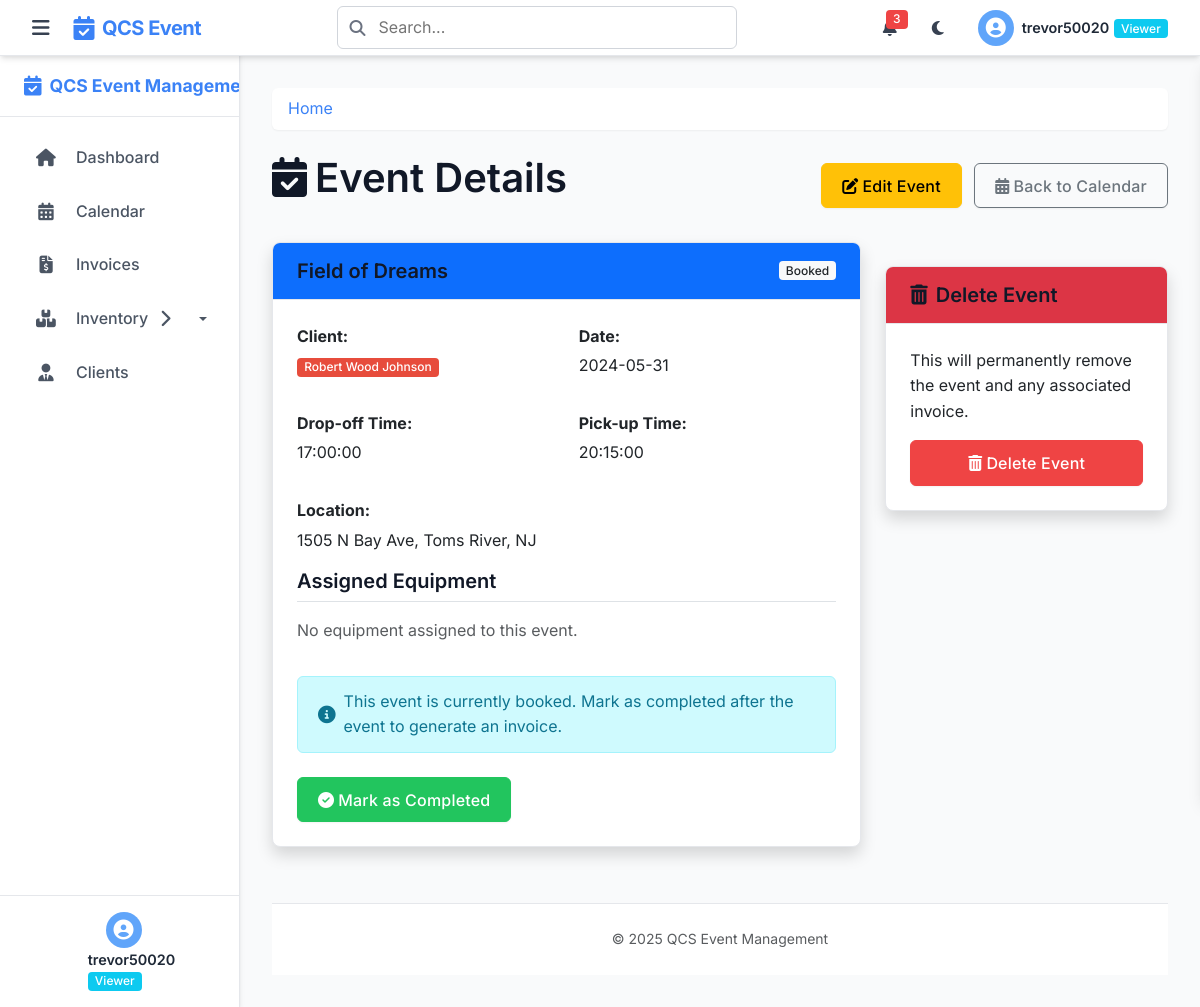
Page /calendar/events/1 (signed in) on the committed database.
### tables this page shows
CREATE TABLE events (
    event_id INTEGER PRIMARY KEY AUTOINCREMENT,
    event_name TEXT NOT NULL,
    client_id INTEGER,
    category_id INTEGER,
    template_id INTEGER,
    ics_uid TEXT UNIQUE,  -- Unique identifier for ICS events
    event_date TEXT,  -- Store as YYYY-MM-DD
    end_date TEXT,    -- For multi-day events
    drop_off_time TEXT,      -- Store as HH:MM:SS
    pickup_time TEXT,
    is_all_day INTEGER DEFAULT 0, -- 0 for false, 1 for true
    has_conflicts INTEGER DEFAULT 0, -- 0 for no conflicts, 1 for conflicts
    is_recurring INTEGER DEFAULT 0, -- 0 for one-time, 1 for recurring
    recurrence_pattern TEXT,     -- daily, weekly, monthly, yearly
    recurrence_end_date TEXT,    -- When recurring events should stop
    parent_event_id INTEGER,     -- For recurring events
    original_start_date TEXT,    -- For moved recurring instances
    manager TEXT,
    onsite_contact TEXT,
    onsite_contact_phone TEXT,
    event_location TEXT,
    location_id INTEGER,     -- Reference to locations table
    items_needed TEXT,       -- List of items needed, including kits.
    boxes_from_pi INTEGER,   -- Number of boxes to be picked up from Positive Impact.
    notes TEXT,              -- Additional Information.
    status TEXT DEFAULT 'booked' CHECK(status IN ('booked', 'confirmed', 'in_progress', 'completed', 'cancelled')),
    created_by INTEGER,
    created_at TEXT NOT NULL DEFAULT (datetime('now')),
    last_updated TEXT,
    last_updated_by INTEGER,
    FOREIGN KEY (client_id) REFERENCES clients(id),
    FOREIGN KEY (category_id) REFERENCES event_categories(id),
    FOREIGN KEY (template_id) REFERENCES event_templates(id),
    FOREIGN KEY (location_id) REFERENCES locations(id),
    FOREIGN KEY (parent_event_id) REFERENCES events(event_id),
    FOREIGN KEY (created_by) REFERENCES users(id),
    FOREIGN KEY (last_updated_by) REFERENCES users(id)
);

CREATE TABLE clients (
    id INTEGER PRIMARY KEY AUTOINCREMENT,
    name TEXT NOT NULL,
    color TEXT NOT NULL,
    contact_person TEXT,
    phone TEXT,
    email TEXT,
    address TEXT,
    city TEXT,
    state TEXT,
    zip TEXT,
    notes TEXT,
    preferences TEXT,
    created_at TEXT NOT NULL DEFAULT (datetime('now')),
    created_by INTEGER,
    FOREIGN KEY (created_by) REFERENCES users(id)
);

### blueprints/calendar_bp.py (the view)
@calendar_bp.route('/events/<int:event_id>')
@login_required
def view_event(event_id):
    db = get_db()
    event = db.execute(
        'SELECT e.*, c.name as client_name, c.color as client_color '
        'FROM events e JOIN clients c ON e.client_id = c.id '
        'WHERE e.event_id = ?',
        (event_id,)
    ).fetchone()
    if event is None:
        abort(404)
    invoice = db.execute('SELECT * FROM invoices WHERE event_id = ?', (event_id,)).fetchone()
    equipment_assignments = db.execute(
        '''SELECT ea.quantity, e.name, e.description
           FROM equipment_assignments ea
           JOIN equipment e ON ea.equipment_id = e.id
           WHERE ea.event_id = ?''',
        (event_id,)
    ).fetchall()
    return render_template('view_event.html', event=event, invoice=invoice,
                          equipment_assignments=equipment_assignments)

### helpers.py (called while the page is built)
def get_db():
    if 'db' not in g:
        g.db = sqlite3.connect(
            current_app.config['DATABASE'],
            detect_types=sqlite3.PARSE_DECLTYPES
        )
        g.db.row_factory = sqlite3.Row
    return g.db

def login_required(f):
    @wraps(f)
    def decorated_function(*args, **kwargs):
        if 'user_id' not in session:
            flash('Please log in first', 'warning')
            return redirect(url_for('login'))
        return f(*args, **kwargs)
    return decorated_function

### templates/view_event.html (shortened to what this page needs)
{% extends 'layout.html' %}
{% block content %}
<div class="d-flex justify-content-between align-items-center mb-4">
    <h1><i class="fas fa-calendar-check me-2"></i>Event Details</h1>
    <div>
        <a href="{{ url_for('calendar.edit_event', event_id=event.event_id) }}" class="btn btn-warning me-2">
            <i class="fas fa-edit me-1"></i>Edit Event
        </a>
        <a href="{{ url_for('calendar.calendar') }}" class="btn btn-outline-secondary">
            <i class="fas fa-calendar-alt me-1"></i>Back to Calendar
        </a>
    </div>
</div>
<div class="row mb-4">
    <div class="col-md-8">
        <div class="card shadow mb-4">
            <div class="card-header d-flex justify-content-between align-items-center
                {% if event.status == 'completed' %}bg-success text-white
                {% elif event.status == 'cancelled' %}bg-danger text-white
                {% else %}bg-primary text-white{% endif %}">
                <h5 class="mb-0">{{ event.event_name }}</h5>
                <span class="badge bg-light text-dark">
                    {{ event.status|capitalize }}
                </span>
            </div>
            <div class="card-body">
                <div class="row mb-3">
                    <div class="col-md-6">
                        <p class="mb-1"><strong>Client:</strong></p>
                        <span class="badge client-badge" data-color="{{ event.client_color }}">
                            {{ event.client_name }}
                        </span>
                    </div>
                    <div class="col-md-6">
                        <p class="mb-1"><strong>Date:</strong></p>
                        <p>{{ event.event_date }}</p>
                    </div>
                </div>
                <div class="row mb-3">
                    <div class="col-md-6">
                        <p class="mb-1"><strong>Drop-off Time:</strong></p>
                        <p>{% if event.drop_off_time %}{{ event.drop_off_time }}{% else %}Not specified{% endif %}</p>
                    </div>
                    <div class="col-md-6">
                        <p class="mb-1"><strong>Pick-up Time:</strong></p>
                        <p>{% if event.pickup_time %}{{ event.pickup_time }}{% else %}Not specified{% endif %}</p>
                    </div>
                </div>
            <div class="mb-3">
                <p class="mb-1"><strong>Location:</strong></p>
                <p>{% if event.event_location %}{{ event.event_location }}{% else %}Not specified{% endif %}</p>
            </div>
            <div class="mb-3">
                <h5 class="border-bottom pb-2 mb-3">Assigned Equipment</h5>
                <div class="table-responsive">
                    {% if equipment_assignments %}
                        <table class="table table-sm">
                            <thead>
                                <tr>
                                    <th>Item</th>
                                    <th>Quantity</th>
                                    <th>Details</th>
                                </tr>
                            </thead>
                            <tbody>
                                {% for item in equipment_assignments %}
                                <tr>
                                    <td>{{ item.name }}</td>
                                    <td>{{ item.quantity }}</td>
                                    <td>{% if item.description %}{{ item.description }}{% else %}-{% endif %}</td>
                                </tr>
                                {% endfor %}
                            </tbody>
                        </table>
                    {% else %}
                        <p class="text-muted">No equipment assigned to this event.</p>
                    {% endif %}
                </div>
            </div>
            {% if event.status == 'booked' %}
            <div class="alert alert-info">
                <i class="fas fa-info-circle me-2"></i>
                This event is currently booked. Mark as completed after the event to generate an invoice.
            </div>
            <a href="{{ url_for('calendar.edit_event', event_id=event.event_id) }}" class="btn btn-success">
                <i class="fas fa-check-circle me-1"></i>Mark as Completed
            </a>
            {% endif %}
            </div>
        </div>
    </div>
    <div class="col-md-4">
        <div class="card shadow mt-4">
            <div class="card-header bg-danger text-white">
                <h5 class="mb-0"><i class="fas fa-trash-alt me-2"></i>Delete Event</h5>
            </div>
            <div class="card-body">
                <p>This will permanently remove the event and any associated invoice.</p>
                <button class="btn btn-danger w-100 delete-event-btn" data-bs-toggle="modal" data-bs-target="#deleteConfirmModal">
                    <i class="fas fa-trash-alt me-1"></i>Delete Event
                </button>
            </div>
        </div>
    </div>
</div>
{% endblock %}

### rows in the picture
events: event_name "Field of Dreams", status "Booked", event_date "2024-05-31", drop_off_time "17:00:00", pickup_time "20:15:00", event_location "1505 N Bay Ave, Toms River, NJ"
clients: client_name "Robert Wood Johnson"

### other values in the picture
{{ session.username }} "trevor50020"
